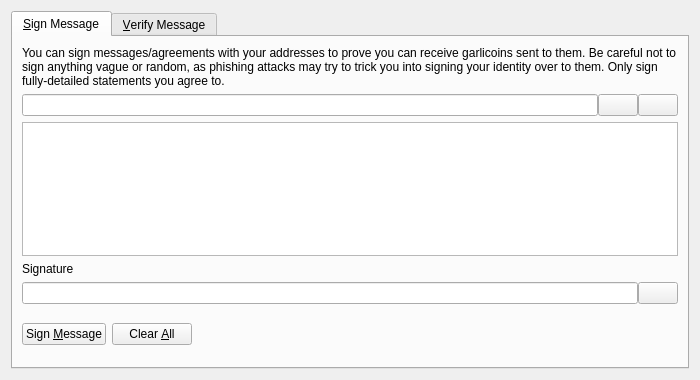
<?xml version="1.0" encoding="UTF-8"?>
<ui version="4.0">
 <class>SignVerifyMessageDialog</class>
 <widget class="QDialog" name="SignVerifyMessageDialog">
  <property name="geometry">
   <rect>
    <x>0</x>
    <y>0</y>
    <width>700</width>
    <height>380</height>
   </rect>
  </property>
  <property name="windowTitle">
   <string>Signatures - Sign / Verify a Message</string>
  </property>
  <property name="modal">
   <bool>true</bool>
  </property>
  <layout class="QVBoxLayout" name="verticalLayout">
   <item>
    <widget class="QTabWidget" name="tabWidget">
     <property name="currentIndex">
      <number>0</number>
     </property>
     <widget class="QWidget" name="tabSignMessage">
      <attribute name="title">
       <string>&amp;Sign Message</string>
      </attribute>
      <layout class="QVBoxLayout" name="verticalLayout_SM">
       <item>
        <widget class="QLabel" name="infoLabel_SM">
         <property name="text">
          <string>You can sign messages/agreements with your addresses to prove you can receive garlicoins sent to them. Be careful not to sign anything vague or random, as phishing attacks may try to trick you into signing your identity over to them. Only sign fully-detailed statements you agree to.</string>
         </property>
         <property name="textFormat">
          <enum>Qt::PlainText</enum>
         </property>
         <property name="wordWrap">
          <bool>true</bool>
         </property>
        </widget>
       </item>
       <item>
        <layout class="QHBoxLayout" name="horizontalLayout_1_SM">
         <property name="spacing">
          <number>0</number>
         </property>
         <item>
          <widget class="QValidatedLineEdit" name="addressIn_SM">
           <property name="toolTip">
            <string>The garlicoin address to sign the message with</string>
           </property>
          </widget>
         </item>
         <item>
          <widget class="QPushButton" name="addressBookButton_SM">
           <property name="toolTip">
            <string>Choose previously used address</string>
           </property>
           <property name="text">
            <string/>
           </property>
           <property name="icon">
            <iconset resource="../bitcoin.qrc">
             <normaloff>:/icons/address-book</normaloff>:/icons/address-book</iconset>
           </property>
           <property name="shortcut">
            <string>Alt+A</string>
           </property>
           <property name="autoDefault">
            <bool>false</bool>
           </property>
          </widget>
         </item>
         <item>
          <widget class="QPushButton" name="pasteButton_SM">
           <property name="toolTip">
            <string>Paste address from clipboard</string>
           </property>
           <property name="text">
            <string/>
           </property>
           <property name="icon">
            <iconset resource="../bitcoin.qrc">
             <normaloff>:/icons/editpaste</normaloff>:/icons/editpaste</iconset>
           </property>
           <property name="shortcut">
            <string>Alt+P</string>
           </property>
           <property name="autoDefault">
            <bool>false</bool>
           </property>
          </widget>
         </item>
        </layout>
       </item>
       <item>
        <widget class="QPlainTextEdit" name="messageIn_SM">
         <property name="toolTip">
          <string>Enter the message you want to sign here</string>
         </property>
        </widget>
       </item>
       <item>
        <widget class="QLabel" name="signatureLabel_SM">
         <property name="text">
          <string>Signature</string>
         </property>
         <property name="textFormat">
          <enum>Qt::PlainText</enum>
         </property>
        </widget>
       </item>
       <item>
        <layout class="QHBoxLayout" name="horizontalLayout_2_SM">
         <property name="spacing">
          <number>0</number>
         </property>
         <item>
          <widget class="QLineEdit" name="signatureOut_SM">
           <property name="font">
            <font>
             <italic>true</italic>
            </font>
           </property>
           <property name="readOnly">
            <bool>true</bool>
           </property>
          </widget>
         </item>
         <item>
          <widget class="QPushButton" name="copySignatureButton_SM">
           <property name="toolTip">
            <string>Copy the current signature to the system clipboard</string>
           </property>
           <property name="text">
            <string/>
           </property>
           <property name="icon">
            <iconset resource="../bitcoin.qrc">
             <normaloff>:/icons/editcopy</normaloff>:/icons/editcopy</iconset>
           </property>
           <property name="autoDefault">
            <bool>false</bool>
           </property>
          </widget>
         </item>
        </layout>
       </item>
       <item>
        <layout class="QHBoxLayout" name="horizontalLayout_3_SM">
         <item>
          <widget class="QPushButton" name="signMessageButton_SM">
           <property name="toolTip">
            <string>Sign the message to prove you own this garlicoin address</string>
           </property>
           <property name="text">
            <string>Sign &amp;Message</string>
           </property>
           <property name="icon">
            <iconset resource="../bitcoin.qrc">
             <normaloff>:/icons/edit</normaloff>:/icons/edit</iconset>
           </property>
           <property name="autoDefault">
            <bool>false</bool>
           </property>
          </widget>
         </item>
         <item>
          <widget class="QPushButton" name="clearButton_SM">
           <property name="toolTip">
            <string>Reset all sign message fields</string>
           </property>
           <property name="text">
            <string>Clear &amp;All</string>
           </property>
           <property name="icon">
            <iconset resource="../bitcoin.qrc">
             <normaloff>:/icons/remove</normaloff>:/icons/remove</iconset>
           </property>
           <property name="autoDefault">
            <bool>false</bool>
           </property>
          </widget>
         </item>
         <item>
          <spacer name="horizontalSpacer_1_SM">
           <property name="orientation">
            <enum>Qt::Horizontal</enum>
           </property>
           <property name="sizeHint" stdset="0">
            <size>
             <width>40</width>
             <height>48</height>
            </size>
           </property>
          </spacer>
         </item>
         <item>
          <widget class="QLabel" name="statusLabel_SM">
           <property name="font">
            <font>
             <weight>75</weight>
             <bold>true</bold>
            </font>
           </property>
           <property name="text">
            <string/>
           </property>
           <property name="wordWrap">
            <bool>true</bool>
           </property>
          </widget>
         </item>
         <item>
          <spacer name="horizontalSpacer_2_SM">
           <property name="orientation">
            <enum>Qt::Horizontal</enum>
           </property>
           <property name="sizeHint" stdset="0">
            <size>
             <width>40</width>
             <height>48</height>
            </size>
           </property>
          </spacer>
         </item>
        </layout>
       </item>
      </layout>
     </widget>
     <widget class="QWidget" name="tabVerifyMessage">
      <attribute name="title">
       <string>&amp;Verify Message</string>
      </attribute>
      <layout class="QVBoxLayout" name="verticalLayout_VM">
       <item>
        <widget class="QLabel" name="infoLabel_VM">
         <property name="text">
          <string>Enter the receiver's address, message (ensure you copy line breaks, spaces, tabs, etc. exactly) and signature below to verify the message. Be careful not to read more into the signature than what is in the signed message itself, to avoid being tricked by a man-in-the-middle attack. Note that this only proves the signing party receives with the address, it cannot prove sendership of any transaction!</string>
         </property>
         <property name="textFormat">
          <enum>Qt::PlainText</enum>
         </property>
         <property name="alignment">
          <set>Qt::AlignLeading|Qt::AlignLeft|Qt::AlignTop</set>
         </property>
         <property name="wordWrap">
          <bool>true</bool>
         </property>
        </widget>
       </item>
       <item>
        <layout class="QHBoxLayout" name="horizontalLayout_1_VM">
         <property name="spacing">
          <number>0</number>
         </property>
         <item>
          <widget class="QValidatedLineEdit" name="addressIn_VM">
           <property name="toolTip">
            <string>The garlicoin address the message was signed with</string>
           </property>
          </widget>
         </item>
         <item>
          <widget class="QPushButton" name="addressBookButton_VM">
           <property name="toolTip">
            <string>Choose previously used address</string>
           </property>
           <property name="text">
            <string/>
           </property>
           <property name="icon">
            <iconset resource="../bitcoin.qrc">
             <normaloff>:/icons/address-book</normaloff>:/icons/address-book</iconset>
           </property>
           <property name="shortcut">
            <string>Alt+A</string>
           </property>
           <property name="autoDefault">
            <bool>false</bool>
           </property>
          </widget>
         </item>
        </layout>
       </item>
       <item>
        <widget class="QPlainTextEdit" name="messageIn_VM"/>
       </item>
       <item>
        <widget class="QValidatedLineEdit" name="signatureIn_VM"/>
       </item>
       <item>
        <layout class="QHBoxLayout" name="horizontalLayout_2_VM">
         <item>
          <widget class="QPushButton" name="verifyMessageButton_VM">
           <property name="toolTip">
            <string>Verify the message to ensure it was signed with the specified garlicoin address</string>
           </property>
           <property name="text">
            <string>Verify &amp;Message</string>
           </property>
           <property name="icon">
            <iconset resource="../bitcoin.qrc">
             <normaloff>:/icons/transaction_0</normaloff>:/icons/transaction_0</iconset>
           </property>
           <property name="autoDefault">
            <bool>false</bool>
           </property>
          </widget>
         </item>
         <item>
          <widget class="QPushButton" name="clearButton_VM">
           <property name="toolTip">
            <string>Reset all verify message fields</string>
           </property>
           <property name="text">
            <string>Clear &amp;All</string>
           </property>
           <property name="icon">
            <iconset resource="../bitcoin.qrc">
             <normaloff>:/icons/remove</normaloff>:/icons/remove</iconset>
           </property>
           <property name="autoDefault">
            <bool>false</bool>
           </property>
          </widget>
         </item>
         <item>
          <spacer name="horizontalSpacer_1_VM">
           <property name="orientation">
            <enum>Qt::Horizontal</enum>
           </property>
           <property name="sizeHint" stdset="0">
            <size>
             <width>40</width>
             <height>48</height>
            </size>
           </property>
          </spacer>
         </item>
         <item>
          <widget class="QLabel" name="statusLabel_VM">
           <property name="font">
            <font>
             <weight>75</weight>
             <bold>true</bold>
            </font>
           </property>
           <property name="text">
            <string/>
           </property>
           <property name="wordWrap">
            <bool>true</bool>
           </property>
          </widget>
         </item>
         <item>
          <spacer name="horizontalSpacer_2_VM">
           <property name="orientation">
            <enum>Qt::Horizontal</enum>
           </property>
           <property name="sizeHint" stdset="0">
            <size>
             <width>40</width>
             <height>48</height>
            </size>
           </property>
          </spacer>
         </item>
        </layout>
       </item>
      </layout>
     </widget>
    </widget>
   </item>
  </layout>
 </widget>
 <customwidgets>
  <customwidget>
   <class>QValidatedLineEdit</class>
   <extends>QLineEdit</extends>
   <header>qvalidatedlineedit.h</header>
  </customwidget>
 </customwidgets>
 <resources>
  <include location="../bitcoin.qrc"/>
 </resources>
 <connections/>
</ui>
